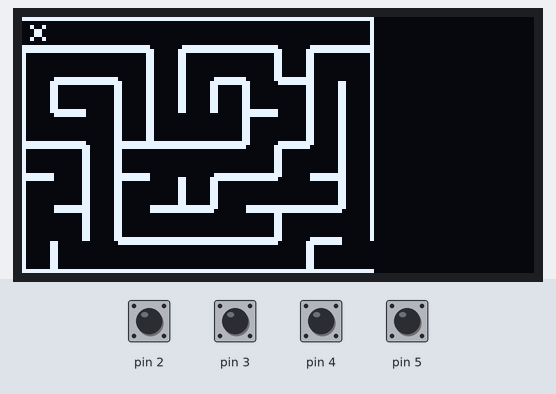
Recording of a sketch running on a simulated Arduino Uno, built with avr-gcc and run on an emulated ATmega328P. On the bench: 128×64 one-colour display. Inputs (shaded band) come from the test bench; at power-on: pin 2–5 HIGH. Random numbers use the default seed unless the sketch sets one.

Above: at 1.2 s.
1.3 s: pin 5 pulled LOW for 1 s
At 3.3 s:
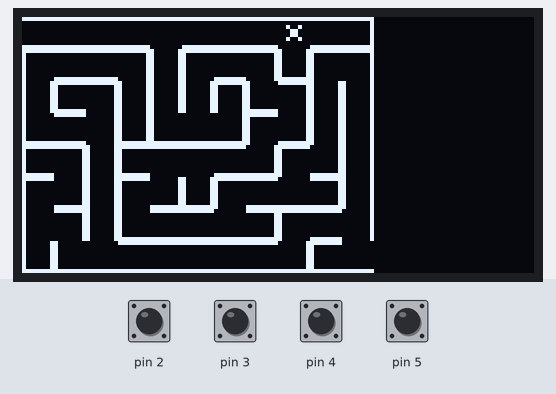
3.8 s: pin 3 pulled LOW for 0.15 s
At 5.2 s:
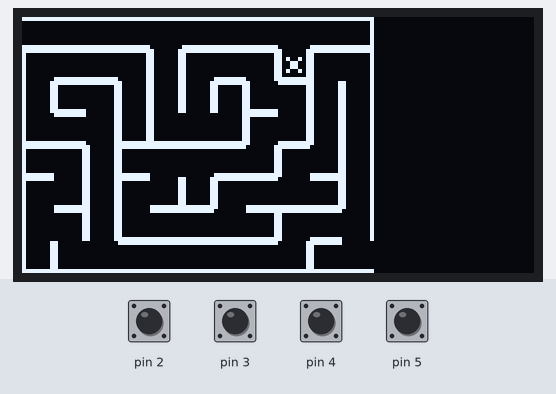
Timing chart, 0 to 6.8 s (numbered marks = the images above; inputs shaded):
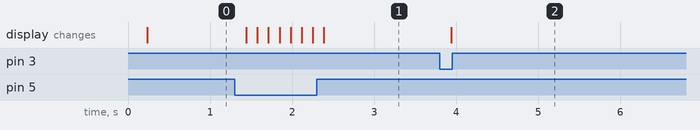

Measured:
- after the input at 1.3 s, the display: first changes after 0.14 s (image 1 shows a later state)
- after the input at 3.8 s, the display: changes after 0.14 s (image 2)

The sketch:

labyrinth.ino
```cpp
#include <Wire.h>
#include <Adafruit_GFX.h>
#include <Adafruit_SSD1306.h>
//я что-то сделал
struct lab                // Класс лабиринта
{
  byte Left;
  byte Right;
  byte Top;
  byte Bottom;
  byte room;
};

#define SCREEN_WIDTH 128 // OLED дисплей, ширина в пикселях
#define SCREEN_HEIGHT 64 // OLED дисплей, высота в пикселях
#define OLED_RESET -1    // Reset pin # (or -1 if sharing Arduino reset pin)
Adafruit_SSD1306 display(SCREEN_WIDTH, SCREEN_HEIGHT, &Wire, OLED_RESET);

#define width 11         // Ширина лабиринта
#define height 8         // Высота лабиринта
lab **maze = NULL;

void setup() {
  pinMode(2, INPUT_PULLUP);               //Вверх
  pinMode(3, INPUT_PULLUP);               //Вниз
  pinMode(4, INPUT_PULLUP);               //Влево
  pinMode(5, INPUT_PULLUP);               //Вправо
  display.begin(SSD1306_SWITCHCAPVCC, 0x3C);
  display.clearDisplay();
  display.display();
  srand(analogRead(0));
}

void loop() {
  static uint8_t pointerX = 0, pointerY = 0;
  bool UP = !digitalRead(2),              //Вверх
       DOWN = !digitalRead(3),            //Вниз
       LEFT = !digitalRead(4),            //Влево
       RIGHT = !digitalRead(5);           //Вправо

  display.clearDisplay();
  if (maze == NULL)                       //Если лабиринт не создан, создаем его
    maze = mazemake();
  if (UP && maze[pointerX][pointerY].Top == 2) {
    delay(100);
    pointerY--;
  }
  if (DOWN && maze[pointerX][pointerY].Bottom == 2) {
    delay(100);
    pointerY++;
  }
  if (LEFT && maze[pointerX][pointerY].Left == 2) {
    delay(100);
    pointerX--;
  }
  if (RIGHT && maze[pointerX][pointerY].Right == 2) {
    delay(100);
    pointerX++;
  }
  visual (maze, pointerX, pointerY);    //Выводим лабиринт
}


void visual(lab** labyrinth, uint8_t pointerX, uint8_t pointerY) {                                  //Функция визуализации лабиринта
  for (uint8_t y = 0; y < height; y++)
    for (uint8_t x = 0; x < width; x++){
      if (labyrinth[x][y].Top == 1)
        display.drawLine(x*8, y*8, x*8+7, y*8, SSD1306_WHITE);      //Верхняя стенка
      if (labyrinth[x][y].Right == 1)
        display.drawLine(x*8+7, y*8, x*8+7, y*8+7, SSD1306_WHITE);  //Правая стенка
      if (labyrinth[x][y].Bottom == 1)
       display.drawLine(x*8, y*8+7, x*8+7, y*8+7, SSD1306_WHITE);   //Нижняя стенка
      if (labyrinth[x][y].Left == 1)
        display.drawLine(x*8, y*8, x*8, y*8+7, SSD1306_WHITE);      //Левая стенка
    }
  visualunit(pointerX, pointerY);
  display.display();                                                //Обновляем дисплей
}

void visualunit(uint8_t pointerX, uint8_t pointerY) {
  display.drawPixel((pointerX*8)+2, (pointerY*8)+2, SSD1306_WHITE);
  display.drawPixel((pointerX*8)+5, (pointerY*8)+2, SSD1306_WHITE);
  display.drawPixel((pointerX*8)+3, (pointerY*8)+3, SSD1306_WHITE);
  display.drawPixel((pointerX*8)+4, (pointerY*8)+4, SSD1306_WHITE);
  display.drawPixel((pointerX*8)+3, (pointerY*8)+4, SSD1306_WHITE);
  display.drawPixel((pointerX*8)+4, (pointerY*8)+3, SSD1306_WHITE);
  display.drawPixel((pointerX*8)+2, (pointerY*8)+5, SSD1306_WHITE);
  display.drawPixel((pointerX*8)+5, (pointerY*8)+5, SSD1306_WHITE);
}

lab** mazemake() {                                                  //Функция генерации лабиринта
  lab** labyrinth = new lab* [width];
  for (uint8_t i = 0; i < width; i++)
    labyrinth[i] = new lab[height];
  //Заполняем начальные данные для ячеек
  //Сторона может быть открыта(2) или закрыта(1)
  //Комната может быть посещённой(3), непосещённой(5) и выполненной(4)
  //Сначала все комнаты непосещённы(5), а все стороны закрыты(1)
  for (uint8_t y = 0; y < height; y++)
    for (uint8_t x = 0; x < width; x++)
    {
      labyrinth[x][y].Left = 1;
      labyrinth[x][y].Right = 1;
      labyrinth[x][y].Top = 1;
      labyrinth[x][y].Bottom = 1;
      labyrinth[x][y].room = 5;

    }
  //Выбираем комнату с которой начнем генерацию лабиринта
  //Делаем её посещённой
  byte X = rand() % width;
  byte Y = rand() % height;
  labyrinth[X][Y].room = 3;
  //completed - считает количество выполненных(4) комнат лабиринта
  //side - сторона, выбирается рандомно, в которую мы осуществим следующий шаг
  byte side = 0, completed = 0;
  //cicle - если часть кода с первого по четвертый кейс будет выполняться более 20раз,
  //то мы посчитаем что программа зациклилась, так как у нее нет других вариантов, и
  //перекинем ее на следущий шаг
  byte cicle = 0;

  while (completed < height * width)                                //Пока количество выполненных комнат меньше общего количества комнат
    switch (side = (cicle > 20) ? 5 : (rand() % 4) + 1)             //Если код ещё не зациклился, выбираем сторону в которую осуществим следующий шаг, иначе пытаемся выйти из такой ситуации
    {
    case 1:                                                         //Рандом велит идти влево
      if (X - 1 >= 0)                                               //Если левая комната не выходит за границы лабиринта
      if (labyrinth[X - 1][Y].room == 5)                            //Если левая комната непосещённая
      {                                                             //Открываем необходимые двери и идем в эту комнату
        cicle = 0;
        labyrinth[X - 1][Y].room = 3;
        labyrinth[X][Y].Left = 2;
        labyrinth[X - 1][Y].Right = 2;
        X = X - 1;
        Y = Y;
      }
      cicle++;
      break;
    case 2:                                                         //Рандом велит идти вправо
      if (X + 1 <= width-1)                                         //Если правая комната не выходит за границы лабиринта
      if (labyrinth[X + 1][Y].room == 5)                            //Если правая комната непосещённая
      {                                                             //Открываем необходимые двери и идем в эту комнату
        cicle = 0;
        labyrinth[X + 1][Y].room = 3;
        labyrinth[X][Y].Right = 2;
        labyrinth[X + 1][Y].Left = 2;
        X = X + 1;
        Y = Y;
      }
      cicle++;
      break;
    case 3:                                                         //Рандом велит идти вверх
      if (Y - 1 >= 0)                                               //Если верхняя комната не выходит за границы лабиринта
      if (labyrinth[X][Y - 1].room == 5)                            //Если верхняя комната не непосещённая
      {                                                             //Открываем необходимые двери и идем в эту комнату
        cicle = 0;
        labyrinth[X][Y - 1].room = 3;
        labyrinth[X][Y].Top = 2;
        labyrinth[X][Y - 1].Bottom = 2;
        X = X;
        Y = Y - 1;
      }
      cicle++;
      break;
    case 4:                                                         //Рандом велит идти вниз
      if (Y + 1 <= height-1)                                        //Если нижняя комната не выходит за границы лабиринта
      if (labyrinth[X][Y + 1].room == 5)                            //Если нижняя комната не непосещённая
      {                                                             //Открываем необходимые двери и идем в эту комнату
        cicle = 0;
        labyrinth[X][Y + 1].room = 3;
        labyrinth[X][Y].Bottom = 2;
        labyrinth[X][Y + 1].Top = 2;
        X = X;
        Y = Y + 1;
      }
      cicle++;
      break;
    default:                                                        //Если код зациклился (нам некуда пойти, все соседи не непосещённые),
                                                                    //идем на комнату назад, и возвращаемся к выбору комнаты в которую пойдем
      cicle = 0;
      if (completed == width * height - 1)                          //Если количество выполненных комнат равно (количеству всех комнат - 1)
      {                                                             //текущяя комната является последней, делаем её выполненной и выходим
        labyrinth[X][Y].room = 4;
        completed++;
        break;
      }
                                                                    //Если дверь в комнату слева открыта и комната не выполненная, идем в нее
                                                                    //и делаем предыдующюю комнату выполненной
      if (labyrinth[X][Y].Left == 2 && labyrinth[X - 1][Y].room != 4 && X - 1 >= 0)
      {
        labyrinth[X][Y].room = 4;
        completed++;
        X = X - 1;
        Y = Y;
        break;
      }
                                                                    //Если дверь в комнату справа открыта и комната не выполненная, идем в нее
                                                                    //и делаем предыдующюю комнату выполненной
      if (labyrinth[X][Y].Right == 2 && labyrinth[X + 1][Y].room != 4 && X + 1 <= width)
      {
        labyrinth[X][Y].room = 4;
        completed++;
        X = X + 1;
        Y = Y;
        break;
      }
                                                                    //Если дверь в комнату сверху открыта и комната не выполненная, идем в нее
                                                                    //и делаем предыдующюю комнату выполненной
      if (labyrinth[X][Y].Top == 2 && labyrinth[X][Y - 1].room != 4 && Y - 1 >= 0)
      {
        labyrinth[X][Y].room = 4;
        completed++;
        X = X;
        Y = Y - 1;
        break;
      }
                                                                    //Если дверь в комнату снизу открыта и комната не выполненная, идем в нее
                                                                    //и делаем предыдующюю комнату выполненной
      if (labyrinth[X][Y].Bottom == 2 && labyrinth[X][Y + 1].room != 4 && Y + 1 <= height)
      {
        labyrinth[X][Y].room = 4;
        completed++;
        X = X;
        Y = Y + 1;
        break;
      }
      break;
    }

  //После конца алгоритма помещаем вход и выход из лабиринта в верхний левый и нижний правый угол
  labyrinth[0][0].Left = 2;
  labyrinth[width-1][height-1].Right = 2;
  //Возвращаем указатель на динамический массив лабиринта
  return labyrinth;
}
```
